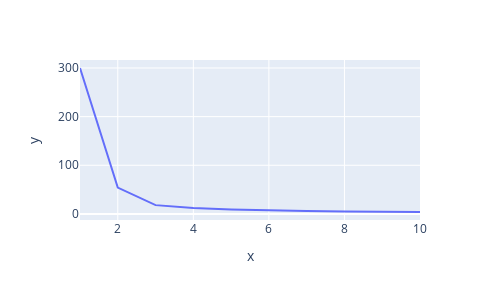

Source (notebook cell):
### Code cell
grafico_cotovelo_petala = px.line(x = range(1,11), y = wcss_petala)
grafico_cotovelo_petala.update_layout(width = 500, height = 300)
grafico_cotovelo_petala.show()

### Figure 1 — Plotly figure (JSON) as saved in the notebook; plotly's stock layout.template omitted (floating-point values rounded to 4 significant figures)
{"data": [{"hovertemplate": "x=%{x}<br>y=%{y}<extra></extra>", "legendgroup": "", "line": {"color": "#636efa", "dash": "solid"}, "marker": {"symbol": "circle"}, "mode": "lines", "name": "", "orientation": "v", "showlegend": false, "type": "scatter", "x": [1, 2, 3, 4, 5, 6, 7, 8, 9, 10], "xaxis": "x", "y": [300.0, 54.15, 18.05, 12.31, 9.181, 7.215, 6.027, 5.173, 4.419, 3.914], "yaxis": "y"}], "layout": {"height": 300, "legend": {"tracegroupgap": 0}, "margin": {"t": 60}, "width": 500, "xaxis": {"anchor": "y", "autorange": true, "domain": [0, 1], "range": [1, 10], "title": {"text": "x"}, "type": "linear"}, "yaxis": {"anchor": "x", "autorange": true, "domain": [0, 1], "range": [-12.54, 316.4], "title": {"text": "y"}, "type": "linear"}}}
